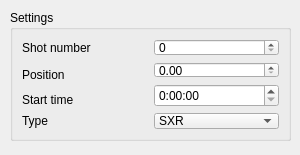
<?xml version="1.0" encoding="UTF-8"?>
<ui version="4.0">
 <class>MeasurementSettingsWidget</class>
 <widget class="QWidget" name="MeasurementSettingsWidget">
  <property name="geometry">
   <rect>
    <x>0</x>
    <y>0</y>
    <width>300</width>
    <height>155</height>
   </rect>
  </property>
  <property name="windowTitle">
   <string>Measurement settings</string>
  </property>
  <widget class="QGroupBox" name="groupBox">
   <property name="geometry">
    <rect>
     <x>10</x>
     <y>10</y>
     <width>281</width>
     <height>131</height>
    </rect>
   </property>
   <property name="title">
    <string>Settings</string>
   </property>
   <layout class="QGridLayout" name="gridLayout">
    <item row="0" column="0">
     <widget class="QLabel" name="shot_label">
      <property name="text">
       <string>Shot number</string>
      </property>
     </widget>
    </item>
    <item row="0" column="1">
     <widget class="QSpinBox" name="shot_spinBox"/>
    </item>
    <item row="1" column="0" rowspan="2">
     <widget class="QLabel" name="position_label">
      <property name="text">
       <string>Position</string>
      </property>
     </widget>
    </item>
    <item row="1" column="1">
     <widget class="QDoubleSpinBox" name="position_doubleSpinBox"/>
    </item>
    <item row="2" column="1" rowspan="2">
     <widget class="QTimeEdit" name="start_timeEdit">
      <property name="dateTime">
       <datetime>
        <hour>0</hour>
        <minute>0</minute>
        <second>0</second>
        <year>2000</year>
        <month>1</month>
        <day>1</day>
       </datetime>
      </property>
      <property name="minimumDateTime">
       <datetime>
        <hour>0</hour>
        <minute>0</minute>
        <second>0</second>
        <year>2000</year>
        <month>1</month>
        <day>1</day>
       </datetime>
      </property>
      <property name="maximumTime">
       <time>
        <hour>23</hour>
        <minute>59</minute>
        <second>59</second>
       </time>
      </property>
      <property name="currentSection">
       <enum>QDateTimeEdit::HourSection</enum>
      </property>
      <property name="displayFormat">
       <string>H:mm:ss</string>
      </property>
      <property name="currentSectionIndex">
       <number>0</number>
      </property>
     </widget>
    </item>
    <item row="3" column="0">
     <widget class="QLabel" name="time_label">
      <property name="text">
       <string>Start time</string>
      </property>
     </widget>
    </item>
    <item row="4" column="0">
     <widget class="QLabel" name="type_label">
      <property name="text">
       <string>Type</string>
      </property>
     </widget>
    </item>
    <item row="4" column="1">
     <widget class="QComboBox" name="type_comboBox">
      <item>
       <property name="text">
        <string>SXR</string>
       </property>
      </item>
      <item>
       <property name="text">
        <string>BKG</string>
       </property>
      </item>
     </widget>
    </item>
   </layout>
  </widget>
 </widget>
 <resources/>
 <connections/>
</ui>
